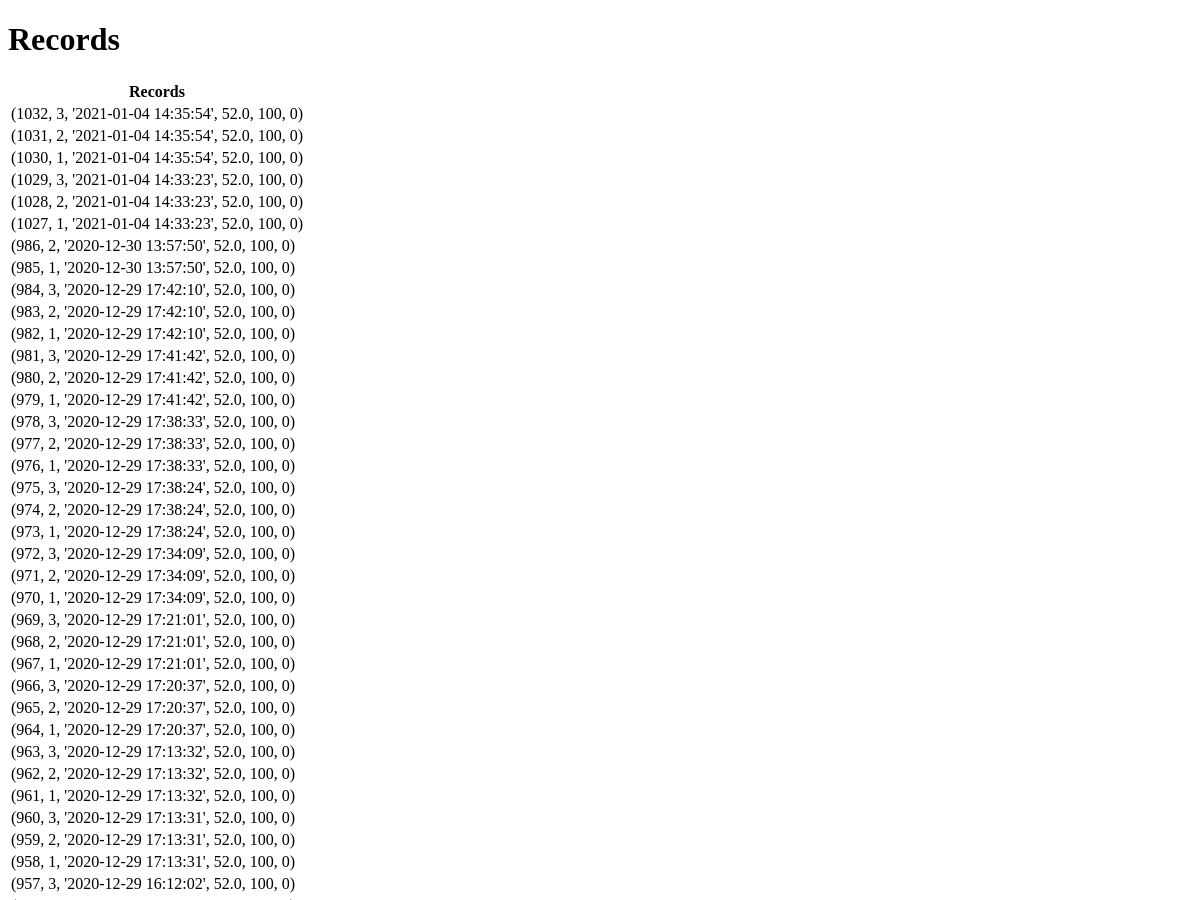
Before: /records (upper part) with the older database file.
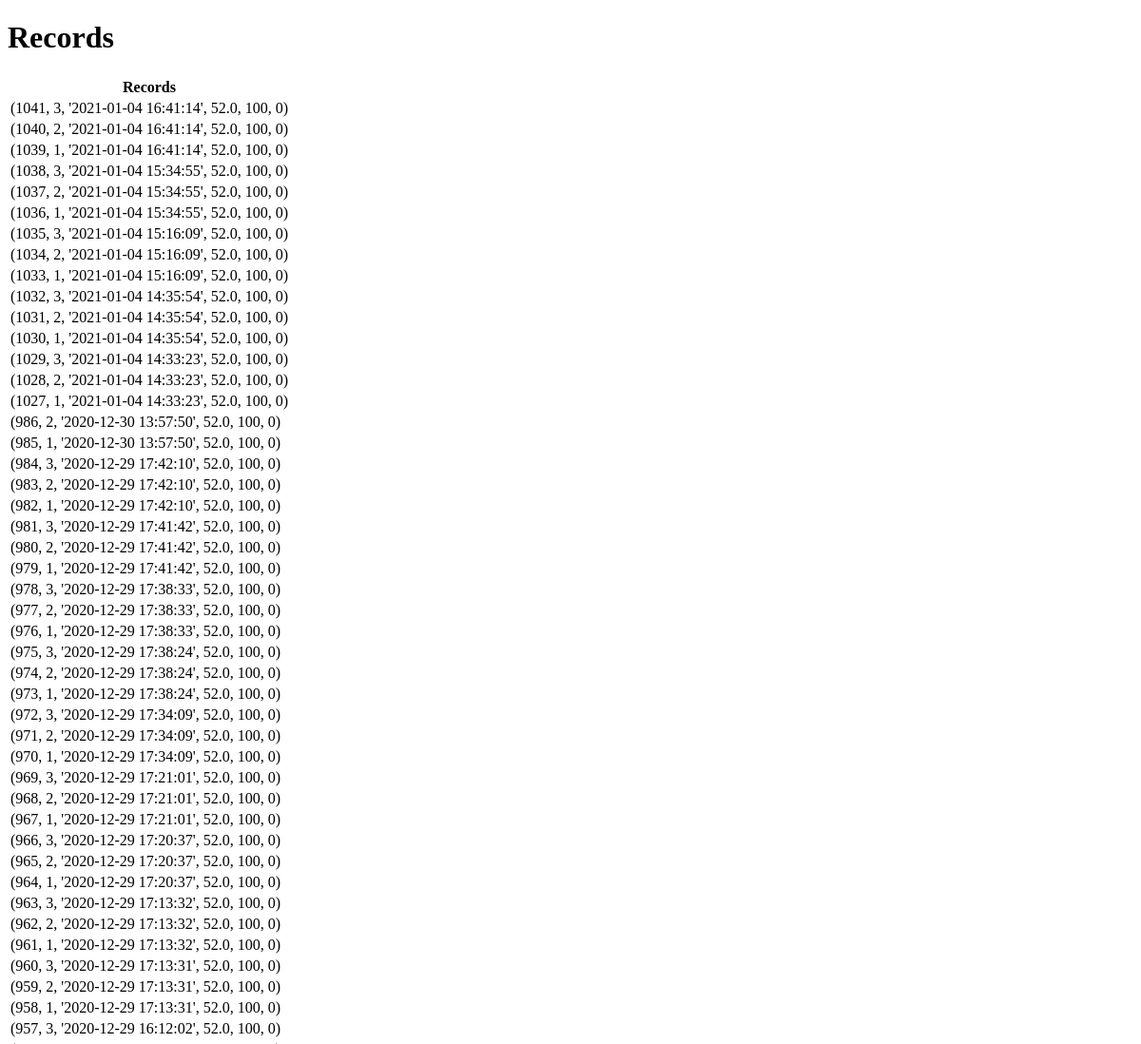
After: the same page with the newer database file.
### tables this page shows
CREATE TABLE measurements (
                 uid             INTEGER PRIMARY KEY AUTOINCREMENT,
                 deviceid        INTEGER NOT NULL,
                 loggeddatetime  TEXT NOT NULL,
                 kw              REAL NOT NULL,
                 kwh             INTEGER NOT NULL,
                 uploaded        INTEGER NOT NULL DEFAULT 0);

### flaskmain.py (the view)
@app.route('/records')
def get_records():
    rows = dbhandler.read_unuploaded_rows(1000)
    return render_template('records.html', records=rows)

### dbhandler.py (called while the page is built)
    def read_unuploaded_rows(self, limit=10):
        with self.dbconn:
            c = self.dbconn.cursor()
            sql = '''SELECT * FROM measurements
                     WHERE uploaded == 0 ORDER BY uid DESC LIMIT ?'''
            c.execute(sql, (limit, ))
            rows = c.fetchall()
            return rows

### templates/records.html (shortened to what this page needs)
<!DOCTYPE html>
<html>
<head>
</head>
<body>
    <h1>Records</h1>
    <table>
    <thead>
    <tr><th>Records</th></tr>
    </thead>
    <tbody>
        {% for rec in records%}
        <tr><td>{{rec}}</td></tr>
        {% endfor %}
    </tbody>
    </table>
</body>
</html>

Changed rows visible on the page:
added measurements: rec "(1041, 3, '2021-01-04 16:41:14', 52.0, 100, 0)"
added measurements: rec "(1040, 2, '2021-01-04 16:41:14', 52.0, 100, 0)"
added measurements: rec "(1039, 1, '2021-01-04 16:41:14', 52.0, 100, 0)"
added measurements: rec "(1038, 3, '2021-01-04 15:34:55', 52.0, 100, 0)"
added measurements: rec "(1037, 2, '2021-01-04 15:34:55', 52.0, 100, 0)"
added measurements: rec "(1036, 1, '2021-01-04 15:34:55', 52.0, 100, 0)"
added measurements: rec "(1035, 3, '2021-01-04 15:16:09', 52.0, 100, 0)"
added measurements: rec "(1034, 2, '2021-01-04 15:16:09', 52.0, 100, 0)"
added measurements: rec "(1033, 1, '2021-01-04 15:16:09', 52.0, 100, 0)"
